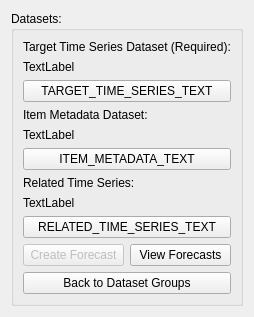
        <widget class="QWidget" name="select_ds_page">
         <layout class="QVBoxLayout" name="verticalLayout_37">
          <item>
           <widget class="QGroupBox" name="groupbox_ds">
            <property name="title">
             <string>Datasets:</string>
            </property>
            <layout class="QVBoxLayout" name="verticalLayout_38">
             <item>
              <layout class="QVBoxLayout" name="verticalLayout_7">
               <item>
                <layout class="QVBoxLayout" name="verticalLayout_2">
                 <item>
                  <widget class="QLabel" name="target_time_series_label">
                   <property name="text">
                    <string>Target Time Series Dataset (Required):</string>
                   </property>
                  </widget>
                 </item>
                 <item>
                  <layout class="QHBoxLayout" name="horizontalLayout_38">
                   <item>
                    <widget class="QLabel" name="target_time_series_label_2">
                     <property name="text">
                      <string>TextLabel</string>
                     </property>
                     <property name="wordWrap">
                      <bool>true</bool>
                     </property>
                    </widget>
                   </item>
                   <item>
                    <widget class="QLabel" name="target_status">
                     <property name="text">
                      <string/>
                     </property>
                     <property name="alignment">
                      <set>Qt::AlignCenter</set>
                     </property>
                     <property name="wordWrap">
                      <bool>true</bool>
                     </property>
                    </widget>
                   </item>
                  </layout>
                 </item>
                 <item>
                  <widget class="QPushButton" name="target_time_series_pb">
                   <property name="text">
                    <string>TARGET_TIME_SERIES_TEXT</string>
                   </property>
                  </widget>
                 </item>
                </layout>
               </item>
               <item>
                <layout class="QVBoxLayout" name="verticalLayout_4">
                 <item>
                  <widget class="QLabel" name="item_metadata_label">
                   <property name="text">
                    <string>Item Metadata Dataset:</string>
                   </property>
                  </widget>
                 </item>
                 <item>
                  <layout class="QHBoxLayout" name="horizontalLayout_41">
                   <item>
                    <widget class="QLabel" name="item_metadata_label_2">
                     <property name="text">
                      <string>TextLabel</string>
                     </property>
                     <property name="wordWrap">
                      <bool>true</bool>
                     </property>
                    </widget>
                   </item>
                   <item>
                    <widget class="QLabel" name="metadata_status">
                     <property name="text">
                      <string/>
                     </property>
                     <property name="alignment">
                      <set>Qt::AlignCenter</set>
                     </property>
                     <property name="wordWrap">
                      <bool>true</bool>
                     </property>
                    </widget>
                   </item>
                  </layout>
                 </item>
                 <item>
                  <widget class="QPushButton" name="item_metadata_pb">
                   <property name="text">
                    <string>ITEM_METADATA_TEXT</string>
                   </property>
                  </widget>
                 </item>
                </layout>
               </item>
               <item>
                <layout class="QVBoxLayout" name="verticalLayout_5">
                 <item>
                  <widget class="QLabel" name="related_time_series_label">
                   <property name="text">
                    <string>Related Time Series:</string>
                   </property>
                  </widget>
                 </item>
                 <item>
                  <layout class="QHBoxLayout" name="horizontalLayout_40">
                   <item>
                    <widget class="QLabel" name="related_time_series_label_2">
                     <property name="text">
                      <string>TextLabel</string>
                     </property>
                    </widget>
                   </item>
                   <item>
                    <widget class="QLabel" name="related_status">
                     <property name="text">
                      <string/>
                     </property>
                     <property name="alignment">
                      <set>Qt::AlignCenter</set>
                     </property>
                     <property name="wordWrap">
                      <bool>true</bool>
                     </property>
                    </widget>
                   </item>
                  </layout>
                 </item>
                 <item>
                  <widget class="QPushButton" name="related_time_series_pb">
                   <property name="text">
                    <string>RELATED_TIME_SERIES_TEXT</string>
                   </property>
                  </widget>
                 </item>
                </layout>
               </item>
               <item>
                <layout class="QVBoxLayout" name="verticalLayout_54">
                 <item>
                  <layout class="QHBoxLayout" name="horizontalLayout_3">
                   <item>
                    <widget class="QPushButton" name="datasets_create_forecasts_pb">
                     <property name="enabled">
                      <bool>false</bool>
                     </property>
                     <property name="text">
                      <string>Create Forecast</string>
                     </property>
                    </widget>
                   </item>
                   <item>
                    <widget class="QPushButton" name="datasets_view_forecasts_pb">
                     <property name="text">
                      <string>View Forecasts</string>
                     </property>
                    </widget>
                   </item>
                  </layout>
                 </item>
                 <item>
                  <widget class="QPushButton" name="datasets_back_pb">
                   <property name="text">
                    <string>Back to Dataset Groups</string>
                   </property>
                  </widget>
                 </item>
                </layout>
               </item>
              </layout>
             </item>
            </layout>
           </widget>
          </item>
         </layout>
        </widget>
